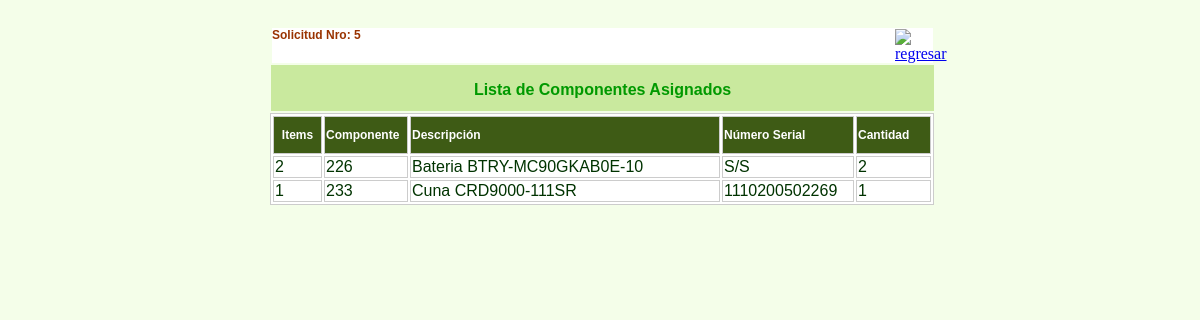
The page /items_configurados.php?var=5 on the database its author committed.
### tables this page shows
CREATE TABLE `t_solicitud_confirmadas` (
  `NUM_SOLIC` int(10) NOT NULL,
  `NUM_CONF` varchar(10) NOT NULL,
  `COD_GRUPO_ART` varchar(3) NOT NULL,
  `COD_COMP` int(10) NOT NULL,
  `CANT_CONF` int(12) NOT NULL,
  `items` int(4) NOT NULL,
  `num_serial` varchar(20) NOT NULL,
  `IND_ASIGNADO` int(1) NOT NULL,
  UNIQUE KEY `Sol_conf` (`NUM_SOLIC`,`COD_COMP`,`num_serial`)
);

CREATE TABLE `m_componentes` (
  `COD_COMP` int(10) NOT NULL,
  `COD_GRUPO_ART` varchar(3) NOT NULL,
  `COD_MARCA` varchar(3) NOT NULL,
  `COD_MODELO` varchar(3) NOT NULL,
  `DESC_COMP` varchar(45) NOT NULL,
  `FEC_CREACION` date NOT NULL,
  `USUARIO_CREACION` varchar(10) NOT NULL,
  `STATUS_COMP` varchar(2) NOT NULL,
  `COD_TIPO` varchar(3) NOT NULL,
  `COD_PROCESA` varchar(3) NOT NULL,
  `UM` varchar(3) NOT NULL,
  `VELOCIDAD` varchar(10) NOT NULL,
  `MEMORIA` varchar(6) NOT NULL,
  `DISCO` varchar(6) NOT NULL,
  `FEC_MODIF` date NOT NULL,
  `USUARIO_MODIF` varchar(10) NOT NULL,
  `tipo` varchar(1) NOT NULL,
  `GRUPO_COMP` varchar(2) NOT NULL,
  `ind_serial` varchar(1) NOT NULL,
  `NVRAM` varchar(10) NOT NULL,
  `bytes_flash` varchar(10) NOT NULL,
  `RAM` varchar(10) NOT NULL,
  UNIQUE KEY `COD_COMP` (`COD_COMP`)
);

### items_configurados.php (the view, shortened to what this page needs)
<?php
  $solicitud=$_SESSION['numsolicitud'];
   ?>
<!DOCTYPE html PUBLIC "-//W3C//DTD XHTML 1.0 Transitional//EN" "http://www.w3.org/TR/xhtml1/DTD/xhtml1-transitional.dtd">
<html xmlns="http://www.w3.org/1999/xhtml">
<head>
</head>
<body>
<div style="width: 660px; position: relative; margin-left: auto; margin-right: auto;"><div id="c_encabezado">
<div id="Layer65"><a href="regresar.php"><img src="imagenes/salirsistema.jpg" alt="regresar" width="29" height="29" border="0" longdesc="regresar" /></a></div>
<p>&nbsp;</p>
<p class="efecha">&nbsp;</p>
<div id="Layer1"><span class="Estilo8">
  <?php
  	  echo 'Solicitud Nro: '.$solicitud."\n";
	  ?>
</span></div>
<form id="form1" name="form1" method="post" action="items_solicitud.php">
  <p>&nbsp;</p>
  <p>&nbsp;</p>
<div id="busqueda">
<div id="layer">
  <div align="center" class="Estilo28">
    <p class="Estilo41">Lista de Componentes Asignados </p>
  </div>
</div>
<div id="resultado">
    <table width="664" border="1" bordercolor="#CCCCCC" bgcolor="#FFFFFF" class="Estilo28">
      <tr>
        <td width="45" height="34" bgcolor="#3E5B15"><div align="center"><span class="Estilo38">Items</span></div></td>
        <td width="80" bgcolor="#3E5B15"><div align="left"><span class="Estilo38">Componente</span></div></td>
        <td width="306" bgcolor="#3E5B15" class="Estilo45"><span class="Estilo38">Descripci&oacute;n</span></td>
        <td width="128" bgcolor="#3E5B15"><span class="Estilo38">N&uacute;mero Serial </span></td>
        <td width="71" bgcolor="#3E5B15"><div align="left"><span class="Estilo38">Cantidad</span></div></td>
      </tr>
        <?php
           $conectar=mysql_connect($_SESSION['servidor'],$_SESSION['usuario_adm'],$_SESSION['clave']) or
                die("Problemas  con la conexión a la base de datos");
           $sql01="select cod_comp as cod_comp, items as items, num_serial as num_serial,cant_conf as cant_conf from
		   t_solicitud_confirmadas where num_solic = $solicitud and ind_asignado<>'1'";
		   $res=mysql_query($sql01,$conectar) or die("Problemas en la Sentencia SQL".mysql_error());
           if(mysql_num_rows($res)>0)
	       {
    		  while($registro=mysql_fetch_assoc($res))
              {
				  $items=$registro['items'];
				  $items=str_replace(" ","&nbsp;",$items);
				  $cod_comp=$registro['cod_comp'];
				  $cod_comp=str_replace(" ","&nbsp;",$cod_comp);
				  $num_serial=$registro['num_serial'];
				  $num_serial=str_replace(" ","&nbsp;",$num_serial);
				  $cantidad=$registro['cant_conf'];
				  $cantidad=str_replace(" ","&nbsp;",$cantidad);
                  $sql2="select desc_comp as desc_comp from m_componentes where
				  cod_comp='$cod_comp'";
				  $resultado1=mysql_query($sql2,$conectar) or die("Problemas en la Sentencia SQL".mysql_error());
                  $registro1=mysql_fetch_assoc($resultado1);
				  $desc=$registro1['desc_comp'];
                  echo "<tr OnMouseOver=Resaltar_On(this);' OnMouseOut='Resaltar_Off(this);'
				  OnClick=\"datos('$cod_comp','$num_serial','$cantidad');\"><td>$items
				  </td><td>$cod_comp</td><td>$desc</td><td>$num_serial</td><td>$cantidad</td></tr>";
		    }
		   }
		   ?>
    </table>
    </div>
</div>
  <p>&nbsp;</p>
  <p>&nbsp;</p>
  <p>&nbsp;</p>
  <p>&nbsp;</p>
  <p>&nbsp;</p>
</form>
</div>
</body>
</html>

### items_configurados.php (style rules this page uses)
#busqueda { position:absolute; width:663px; height:46px; z-index:19; left: 1px; top: 49px; background-color: #C9E99E; }
body { background-color: #F4FEE9; }
.Estilo28 { font-family: Geneva, Arial, Helvetica, sans-serif; font-weight: normal; color: #003300; }
#resultado { position:absolute; width:662px; height:265px; z-index:1; left: -1px; top: 48px; }
.Estilo38 { color: #FFFFFF; font-weight: bold; font-family: Arial, Helvetica, sans-serif; font-size: 12px; }
.Estilo45 { font-family: Verdana, Arial, Helvetica, sans-serif; color: #FFFFFF; }
.Estilo8 { color: #993300; font-size: 12px; font-weight: bold; font-family: Verdana, Arial, Helvetica, sans-serif; }
#Layer65 { position:absolute; width:34px; height:33px; z-index:24; left: 625px; top: 13px; }
.Estilo41 { color: #009900; font-weight: bold; }

### rows shown on the page
t_solicitud_confirmadas: items "2", COD_COMP "226", COD_COMP.DESC_COMP "Bateria BTRY-MC90GKAB0E-10", num_serial "S/S", CANT_CONF "2"
t_solicitud_confirmadas: items "1", COD_COMP "233", COD_COMP.DESC_COMP "Cuna CRD9000-111SR", num_serial "1110200502269", CANT_CONF "1"

### other values the page prints
$solicitud "5"
